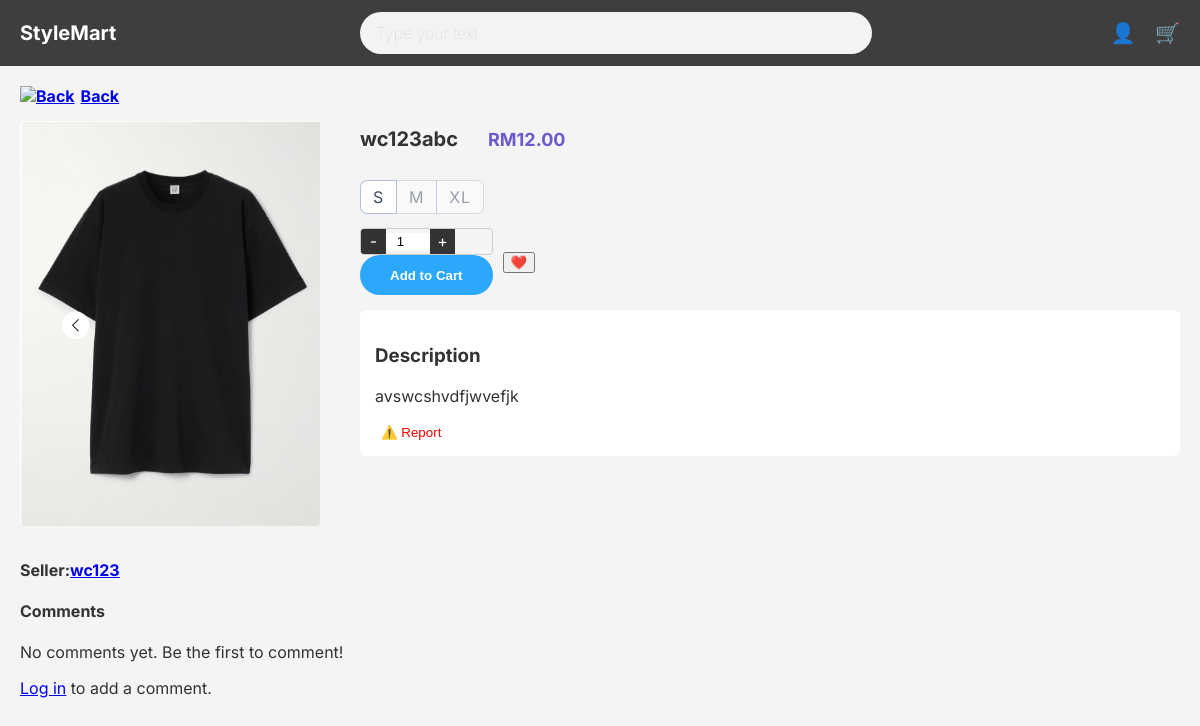
The page /product.php?id=10 on the database its author committed.
### tables this page shows
CREATE TABLE `product` (
  `product_id` int(9) NOT NULL,
  `user_id` int(9) NOT NULL,
  `product_name` varchar(255) NOT NULL,
  `category` varchar(255) NOT NULL,
  `price` decimal(9,2) NOT NULL,
  `description` text NOT NULL,
  `status` varchar(100) NOT NULL,
  `stock_quantity` int(9) NOT NULL,
  `sales_count` int(9) NOT NULL,
  `rate` int(5) DEFAULT NULL,
  `comment` varchar(255) DEFAULT NULL,
  `created_at` datetime NOT NULL DEFAULT current_timestamp(),
  `subcategory` varchar(100) DEFAULT NULL
);

CREATE TABLE `user` (
  `user_id` int(9) NOT NULL,
  `username` varchar(255) NOT NULL,
  `email` varchar(255) NOT NULL,
  `password` varchar(255) NOT NULL,
  `contact_info` varchar(255) DEFAULT NULL,
  `phone_number` varchar(255) DEFAULT NULL,
  `qrcode` varchar(255) DEFAULT NULL
);

### product.php (the view, shortened to what this page needs)
<?php
require 'db.php';
$product_id = (int)$_GET['id'];
$logged_in_user_id = $_SESSION['user_id'] ?? null;
try {
    $stmt = $pdo->prepare("
        SELECT p.*, u.username AS creator_username
        FROM product p
        JOIN user u ON p.user_id = u.user_id
        WHERE product_id = ?
    ");
    $stmt->execute([$product_id]);
    $product = $stmt->fetch(PDO::FETCH_ASSOC);
    $imgStmt = $pdo->prepare("SELECT image_path FROM product_image WHERE product_id = ?");
    $imgStmt->execute([$product_id]);
    $images = $imgStmt->fetchAll(PDO::FETCH_COLUMN);
    $stockStmt = $pdo->prepare("SELECT size, quantity FROM product_stock WHERE product_id = ?");
    $stockStmt->execute([$product_id]);
    $stock = $stockStmt->fetchAll(PDO::FETCH_KEY_PAIR);
    $commentStmt = $pdo->prepare("
        SELECT c.comment_text, c.rate, u.username
        FROM comment c
        JOIN user u ON c.user_id = u.user_id
        WHERE c.product_id = ?
        ORDER BY c.created_at DESC
    ");
    $commentStmt->execute([$product_id]);
    $comments = $commentStmt->fetchAll(PDO::FETCH_ASSOC);
} catch (Exception $e) {
    echo "Error: " . $e->getMessage();
    exit;
}
?>
<!DOCTYPE html>
<html lang="en">
<head>
  <link rel="stylesheet" href="product.css" />
</head>
<body>
<header class="topbar">
  <div class="logo">StyleMart</div>
  <div class="search">
      <input type="text" class="search__input" placeholder="Type your text">
      <button class="search__button">
      </button>
  </div>
  <div class="icons">
    <span class="icon" id="profile">👤</span>
    <span class="icon">🛒</span>
  </div>
</header>
<main class="product-container">
  <div class="back-btn"><a href="MainPage.php"><img src="uploads\previous.png" alt="Back">Back</a></div>
  <div class="product-details">
    <div class="left-panel">
      <?php foreach ($images as $img): ?>
        <img src="<?= htmlspecialchars($img) ?>" alt="Product Image" />
      <?php endforeach; ?>
    </div>
    <div class="product-info-panel">
      <div class="title-price">
        <h2 class="product-title"><?= htmlspecialchars($product['product_name']) ?></h2>
        <p class="price">RM<?= number_format($product['price'], 2) ?></p>
      </div>
      <div class="mydict">
        <div>
          <?php foreach ($stock as $size => $qty): ?>
            <label class="<?= $qty < 1 ? 'disabled' : '' ?>">
              <span><?= htmlspecialchars($size) ?></span>
            </label>
          <?php endforeach; ?>
        </div>
      </div>
      <div class="action-buttons">
  <form action="add_to_cart.php" method="POST" id="cart-form">
    <div class="number-control">
      <div class="number-left">-</div>
      <input type="number" name="quantity_display" class="number-quantity" value="1" min="1">
      <div class="number-right">+</div>
    </div>
    <button type="submit" class="add-to-cart">Add to Cart</button>
  </form>
  <form action="add_to_favorite.php" method="POST" id="fav-form">
    <button type="submit" class="add-to-favorite">❤️</button>
  </form>
</div>
      <div class="right-panel">
        <h3>Description</h3>
        <p class="description"><?= nl2br(htmlspecialchars($product['description'])) ?></p>
        <button class="report-btn">⚠️ Report</button>
      </div>
    </div>
  </div>
  <div class="store-comment-section">
    <div class="store-name">
      Seller: <a href="seller_info_html"><?= htmlspecialchars($product['creator_username']) ?></a>
    </div>
    <h4>Comments</h4>
    <div class="comments">
      <?php if (!empty($comments)): ?>
        <?php foreach ($comments as $c): ?>
          <div class="comment">
            <strong><?= htmlspecialchars($c['username']) ?></strong>
            <div class="comment-rating">
              <div class="stars"><?= displayStars((int)$c['rate']) ?></div>
            </div>
            <p><?= nl2br(htmlspecialchars($c['comment_text'])) ?></p>
          </div>
        <?php endforeach; ?>
      <?php else: ?>
        <p>No comments yet. Be the first to comment!</p>
      <?php endif; ?>
    </div>
    <?php if ($logged_in_user_id): ?>
    <form class="comment-form" method="POST" action="product.php?id=<?= $product_id ?>">
      <?php if (!empty($error_message)): ?>
        <div class="error-message"><?= htmlspecialchars($error_message) ?></div>
      <?php endif; ?>
      <label for="rate">Rate this product:</label><br>
      <div class="stars-input">
        <input type="radio" id="star5" name="rate" value="5"><label for="star5">★</label>
        <input type="radio" id="star4" name="rate" value="4"><label for="star4">★</label>
        <input type="radio" id="star3" name="rate" value="3"><label for="star3">★</label>
        <input type="radio" id="star2" name="rate" value="2"><label for="star2">★</label>
        <input type="radio" id="star1" name="rate" value="1" checked><label for="star1">★</label>
      </div>
      <br><br>
      <label for="comment_text">Your Comment:</label><br>
      <textarea name="comment_text" id="comment_text" required></textarea><br><br>
      <button type="submit">Add Comment</button>
    </form>
    <?php else: ?>
      <p><a href="login.html">Log in</a> to add a comment.</p>
    <?php endif; ?>
  </div>
</main>
</body>
</html>

### product.css (style rules this page uses)
body { margin: 0; font-family: 'Inter', sans-serif; background: #f4f4f4; color: #333; }
.topbar { background: #3e3e3e; color: white; display: flex; justify-content: space-between; align-items: center; padding: 12px 20px; }
.topbar .logo { font-size: 20px; font-weight: bold; }
.search { display: flex; align-items: center; justify-content: space-between; text-align: center; }
.search__input { font-family: inherit; font-size: inherit; background-color: #f4f2f2; border: none; color: #646464; padding: 0.7rem 1rem; border-radius: 30px; width: 30em; transition: all ease-in-out .5s; margin-right: -2rem; }
.search__button { border: none; background-color: #f4f2f2; margin-top: .1em; }
.icons .icon { margin-left: 15px; font-size: 20px; cursor: pointer; }
.product-container { padding: 20px; }
.back-btn { display: flex; align-items: center; margin-bottom: 15px; cursor: pointer; color: #000000; font-weight: bold; }
.back-btn img { width: 16px; height: auto; margin-right: 6px; }
.product-details { display: flex; gap: 40px; align-items: flex-start; }
.left-panel img { width: 300px; height: auto; border: 1px #ccc; border-radius: 4px; }
.product-info-panel { flex: 1; display: flex; flex-direction: column; gap: 15px; }
.product-title { margin: 0; font-size: 20px; font-weight: bold; }
.title-price { display: flex; align-items: baseline; gap: 30px; }
.mydict div { display: flex; flex-wrap: wrap; margin-top: 0.5rem; justify-content: flex-start; }
label span { display: block; cursor: pointer; background-color: #fff; padding: 0.375em .75em; position: relative; margin-left: .0625em; box-shadow: 0 0 0 0.0625em #b5bfd9; letter-spacing: .05em; color: #3e4963; text-align: center; transition: background-color .5s ease; }
label:first-child span { border-radius: .375em 0 0 .375em; }
label:last-child span { border-radius: 0 .375em .375em 0; }
.action-buttons { display: flex; align-items: center; gap: 10px; }
.number-control { display: flex; align-items: center; border: 1px solid #ccc; border-radius: 4px; overflow: hidden; }
.number-left, .number-right { background: #333; color: white; width: 25px; height: 25px; text-align: center; line-height: 25px; cursor: pointer; user-select: none; }
.number-quantity { width: 40px; border: none; text-align: center; outline: none; }
.add-to-cart { padding: 12.5px 30px; border: 0; border-radius: 100px; background-color: #2ba8fb; color: #ffffff; font-weight: Bold; transition: all 0.5s; -webkit-transition: all 0.5s; }
.right-panel { background: white; padding: 15px; border-radius: 6px; }
.price { font-weight: bold; color: #6a5acd; font-size: 18px; margin: 8px 0; }
.description { margin: 15px 0; }
.report-btn { background: none; border: none; color: red; cursor: pointer; }
.store-comment-section { margin-top: 30px; }
.store-name { display: flex; align-items: center; font-weight: bold; margin-bottom: 10px; }
.mydict label.disabled { opacity: 0.5; pointer-events: none; cursor: not-allowed; }

### product.php (style rules this page uses)
.back-btn { display: flex; align-items: center; margin-bottom: 15px; cursor: pointer; color: #000000; font-weight: bold; }
.back-btn img { width: 16px; height: auto; margin-right: 6px; }

### rows shown on the page
product: product_name "wc123abc", price "12.00", description "avswcshvdfjwvefjk", user.username "wc123"

### other values the page prints
$size "S"
$size "M"
$size "XL"
